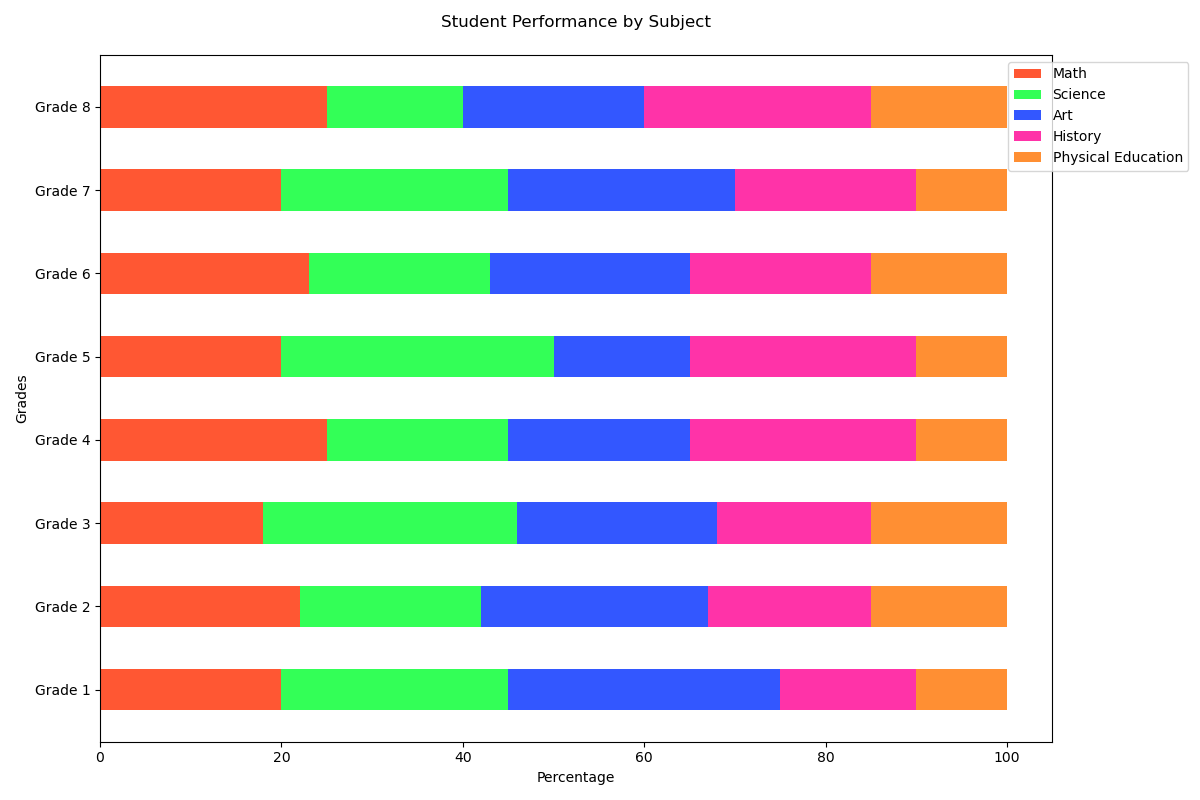

Source code (Python):
import matplotlib.pyplot as plt
import numpy as np

# Data
categories = ['Grade 1', 'Grade 2', 'Grade 3', 'Grade 4', 'Grade 5', 'Grade 6', 'Grade 7', 'Grade 8']
subjects = ['Math', 'Science', 'Art', 'History', 'Physical Education']
data = np.array([
    [20, 25, 30, 15, 10],
    [22, 20, 25, 18, 15],
    [18, 28, 22, 17, 15],
    [25, 20, 20, 25, 10],
    [20, 30, 15, 25, 10],
    [23, 20, 22, 20, 15],
    [20, 25, 25, 20, 10],
    [25, 15, 20, 25, 15]
])

# Plotting
fig, ax = plt.subplots(figsize=(12, 8))
bar_width = 0.5

# Colors
colors = ['#FF5733', '#33FF57', '#3357FF', '#FF33A8', '#FF8F33']

# Create stacked bar chart
bottoms = np.zeros(len(categories))
for i in range(data.shape[1]):
    ax.barh(categories, data[:, i], left=bottoms, height=bar_width, color=colors[i], label=subjects[i])
    bottoms += data[:, i]

# Add legend
ax.legend(loc='upper right', bbox_to_anchor=(1.15, 1))

# Add title and labels
ax.set_title('Student Performance by Subject', pad=20)
ax.set_xlabel('Percentage')
ax.set_ylabel('Grades')

# Show plot
plt.tight_layout()
plt.show()
